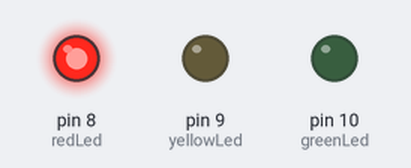
This sketch was run on a simulated Arduino Uno, built with avr-gcc and run on an emulated ATmega328P. Parts: output pins drawn as LEDs (lit = HIGH).

Above: at 2.5 s.
At 7.5 s:
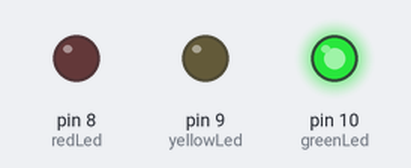
At 11.0 s:
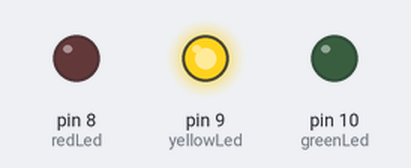
Timing chart, 0 to 15.6 s (numbered marks = the images above):
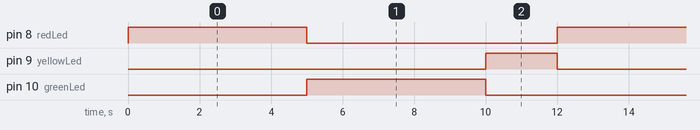

Measured:
- by itself, pin 8 (redLed), pin 10 (greenLed): alternates HIGH for 5.0 s and LOW for 7.0 s
- by itself, pin 9 (yellowLed): alternates HIGH for 2.0 s and LOW for 10.0 s
- by itself, everything shown: repeats every 12.0 s, in 4 steps

The sketch:

TrafficLightExample_1.ino
```cpp
// Define pin numbers
const int redLed = 8;    // Red LED connected to digital pin 8
const int yellowLed = 9; // Yellow LED connected to digital pin 9
const int greenLed = 10; // Green LED connected to digital pin 10

void setup() {
  pinMode(redLed, OUTPUT);
  pinMode(yellowLed, OUTPUT);
  pinMode(greenLed, OUTPUT);
}

void loop() {
  // Red light
  digitalWrite(redLed, HIGH);
  delay(5000); // Wait 5 seconds
  digitalWrite(redLed, LOW);

  // Green light
  digitalWrite(greenLed, HIGH);
  delay(5000); // Wait 5 seconds
  digitalWrite(greenLed, LOW);

  // Yellow light
  digitalWrite(yellowLed, HIGH);
  delay(2000); // Wait 2 seconds
  digitalWrite(yellowLed, LOW);
}
```
